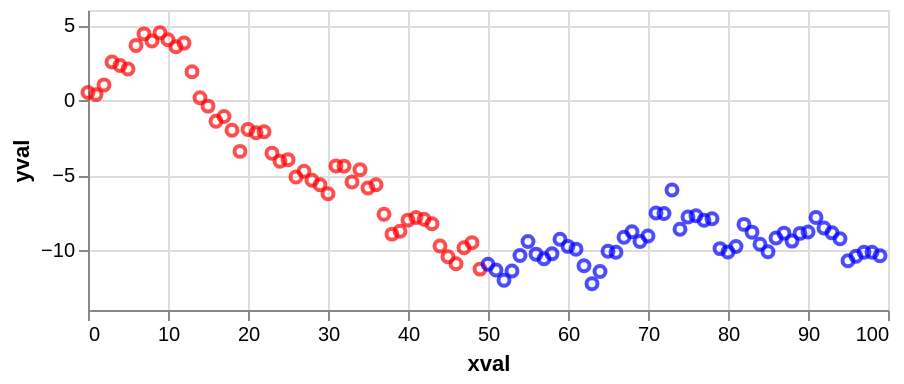

Vega-Lite specification for this chart:
### Vega-Lite specification from a JSON file in a GitHub repository (floating-point values rounded to 4 significant figures)
{"config": {"view": {"continuousWidth": 400, "continuousHeight": 150}}, "data": {"name": "data-45472a6b49c2114088f578a20dfd0fdb"}, "mark": "point", "encoding": {"color": {"condition": {"value": "red", "test": "(datum.xval < SelectorName.cutoff)"}, "value": "blue"}, "x": {"type": "quantitative", "field": "xval"}, "y": {"type": "quantitative", "field": "yval"}}, "selection": {"SelectorName": {"type": "single", "fields": ["cutoff"], "bind": {"input": "range", "max": 100, "min": 0, "name": "cutoff:", "step": 1}, "init": {"cutoff": 50}}}, "$schema": "https://vega.github.io/schema/vega-lite/v4.0.0.json", "datasets": {"data-45472a6b49c2114088f578a20dfd0fdb": [{"xval": 0, "yval": 0.4967}, {"xval": 1, "yval": 0.3584}, {"xval": 2, "yval": 1.006}, {"xval": 3, "yval": 2.529}, {"xval": 4, "yval": 2.295}, {"xval": 5, "yval": 2.061}, {"xval": 6, "yval": 3.64}, {"xval": 7, "yval": 4.408}, {"xval": 8, "yval": 3.938}, {"xval": 9, "yval": 4.481}, {"xval": 10, "yval": 4.017}, {"xval": 11, "yval": 3.551}, {"xval": 12, "yval": 3.793}, {"xval": 13, "yval": 1.88}, {"xval": 14, "yval": 0.1552}, {"xval": 15, "yval": -0.4071}, {"xval": 16, "yval": -1.42}, {"xval": 17, "yval": -1.106}, {"xval": 18, "yval": -2.014}, {"xval": 19, "yval": -3.426}, {"xval": 20, "yval": -1.96}, {"xval": 21, "yval": -2.186}, {"xval": 22, "yval": -2.119}, {"xval": 23, "yval": -3.543}, {"xval": 24, "yval": -4.088}, {"xval": 25, "yval": -3.977}, {"xval": 26, "yval": -5.128}, {"xval": 27, "yval": -4.752}, {"xval": 28, "yval": -5.353}, {"xval": 29, "yval": -5.644}, {"xval": 30, "yval": -6.246}, {"xval": 31, "yval": -4.394}, {"xval": 32, "yval": -4.407}, {"xval": 33, "yval": -5.465}, {"xval": 34, "yval": -4.642}, {"xval": 35, "yval": -5.863}, {"xval": 36, "yval": -5.654}, {"xval": 37, "yval": -7.614}, {"xval": 38, "yval": -8.942}, {"xval": 39, "yval": -8.745}, {"xval": 40, "yval": -8.007}, {"xval": 41, "yval": -7.836}, {"xval": 42, "yval": -7.951}, {"xval": 43, "yval": -8.252}, {"xval": 44, "yval": -9.731}, {"xval": 45, "yval": -10.45}, {"xval": 46, "yval": -10.91}, {"xval": 47, "yval": -9.854}, {"xval": 48, "yval": -9.511}, {"xval": 49, "yval": -11.27}, {"xval": 50, "yval": -10.95}, {"xval": 51, "yval": -11.33}, {"xval": 52, "yval": -12.01}, {"xval": 53, "yval": -11.4}, {"xval": 54, "yval": -10.37}, {"xval": 55, "yval": -9.438}, {"xval": 56, "yval": -10.28}, {"xval": 57, "yval": -10.59}, {"xval": 58, "yval": -10.25}, {"xval": 59, "yval": -9.279}, {"xval": 60, "yval": -9.758}, {"xval": 61, "yval": -9.944}, {"xval": 62, "yval": -11.05}, {"xval": 63, "yval": -12.25}, {"xval": 64, "yval": -11.43}, {"xval": 65, "yval": -10.08}, {"xval": 66, "yval": -10.15}, {"xval": 67, "yval": -9.146}, {"xval": 68, "yval": -8.785}, {"xval": 69, "yval": -9.43}, {"xval": 70, "yval": -9.068}, {"xval": 71, "yval": -7.53}, {"xval": 72, "yval": -7.566}, {"xval": 73, "yval": -6.002}, {"xval": 74, "yval": -8.621}, {"xval": 75, "yval": -7.799}, {"xval": 76, "yval": -7.712}, {"xval": 77, "yval": -8.011}, {"xval": 78, "yval": -7.92}, {"xval": 79, "yval": -9.907}, {"xval": 80, "yval": -10.13}, {"xval": 81, "yval": -9.77}, {"xval": 82, "yval": -8.292}, {"xval": 83, "yval": -8.81}, {"xval": 84, "yval": -9.619}, {"xval": 85, "yval": -10.12}, {"xval": 86, "yval": -9.205}, {"xval": 87, "yval": -8.876}, {"xval": 88, "yval": -9.406}, {"xval": 89, "yval": -8.893}, {"xval": 90, "yval": -8.796}, {"xval": 91, "yval": -7.827}, {"xval": 92, "yval": -8.529}, {"xval": 93, "yval": -8.857}, {"xval": 94, "yval": -9.249}, {"xval": 95, "yval": -10.71}, {"xval": 96, "yval": -10.42}, {"xval": 97, "yval": -10.16}, {"xval": 98, "yval": -10.15}, {"xval": 99, "yval": -10.38}]}}
